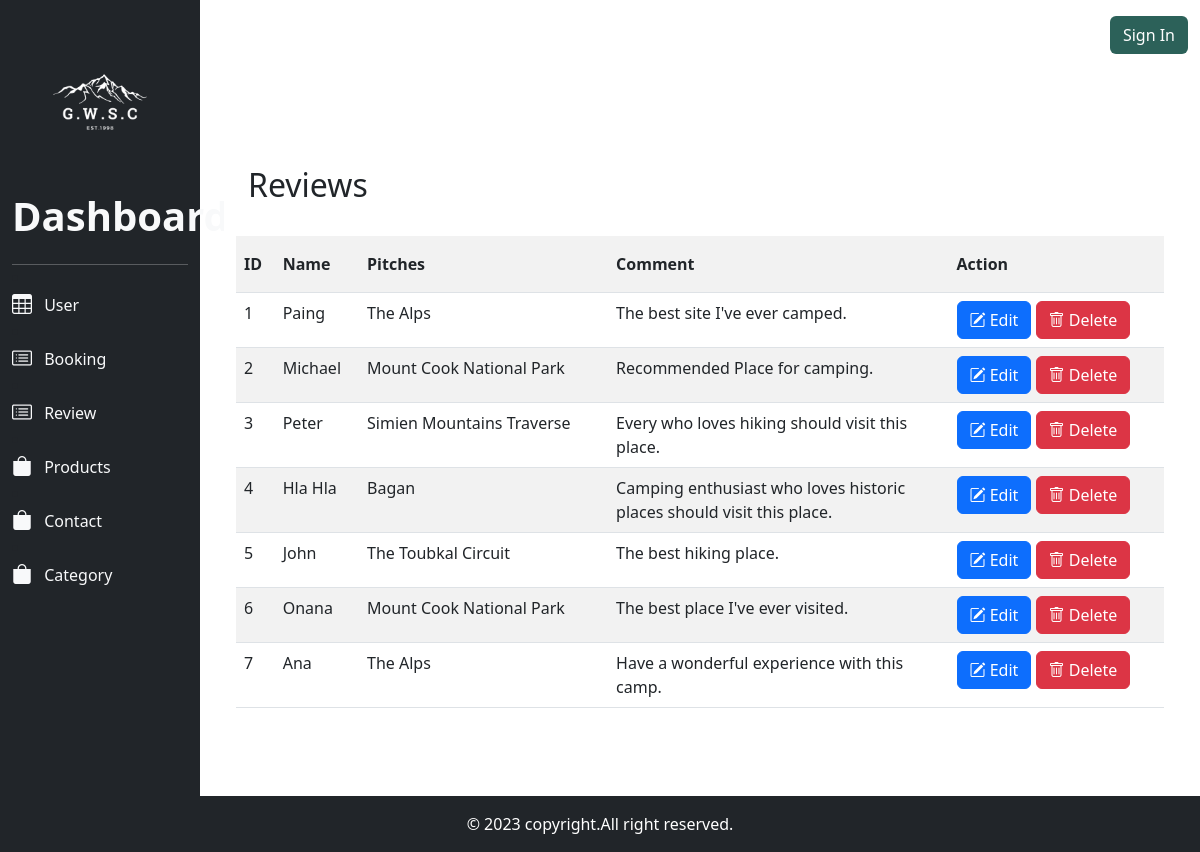
/admin_panel/review/review.php, run on the app's committed database.
### tables this page shows
CREATE TABLE `review` (
  `id` int(11) NOT NULL,
  `name` varchar(255) NOT NULL,
  `location` varchar(255) NOT NULL,
  `comment` varchar(255) NOT NULL
);

### admin_panel/review/review.php (the view, shortened to what this page needs)
<?php
    require_once('header.php');
    require_once('../../db/dbconfig.php');
    $review = $pdo_conn->prepare("SELECT * FROM review ORDER BY  review.id ASC ");
    $review->execute();
    $review_result = $review->fetchAll();
?>
<div class="container-fluid py-4 ">
        <div class="contianer bg-white my-4 p-4">
            <div class="row py-4">
                <div class="col-md-2">
                    <h2>Reviews</h2>
                </div>
            </div>
            <div class="row">
            <table class="table table-striped">
                <tr>
                    <th scope="col" class="py-3">ID</th>
                    <th scope="col" class="py-3">Name</th>
                    <th scope="col" class="py-3">Pitches</th>
                    <th scope="col" class="py-3">Comment</th>
                    <th scope="col" class="py-3">Action</th>
                </tr>
                <?php
                if(!empty($review_result)){
                    foreach($review_result as $review_row){
                ?>
                <tr>
                    <td><?php echo $review_row['id']; ?></td>
                    <td><?php echo $review_row['name']; ?></td>
                    <td><?php echo $review_row['location']; ?></td>
                    <td style="max-width: 300px;"><?php echo $review_row['comment']; ?></td>
                    <td>
                    <a href="edit.php?id=<?php echo $review_row['id'] ?>" class="btn btn-primary"><i class="bi bi-pencil-square"></i> Edit</a>
                    <a href="delete.php?id=<?php echo $review_row['id'] ?>" class="btn btn-danger"><i class="bi bi-trash"></i> Delete</a></td>
                </tr>
                <?php
                        }
                    }
                ?>
            </table>
            </div>
        </div>
    </div>
<?php
    require_once('footer.php');
?>

### css/style.css (style rules this page uses)
body, html { height: 100%; }

### data on the page
review: id "1", name "Paing", location "The Alps", comment "The best site I've ever camped."
review: id "2", name "Michael", location "Mount Cook National Park", comment "Recommended Place for camping."
review: id "3", name "Peter", location "Simien Mountains Traverse", comment "Every who loves hiking should visit this place."
review: id "4", name "Hla Hla", location "Bagan", comment "Camping enthusiast who loves historic places should visit this place."
review: id "5", name "John", location "The Toubkal Circuit", comment "The best hiking place."
review: id "6", name "Onana", location "Mount Cook National Park", comment "The best place I've ever visited."
review: id "7", name "Ana", location "The Alps", comment "Have a wonderful experience with this camp."
